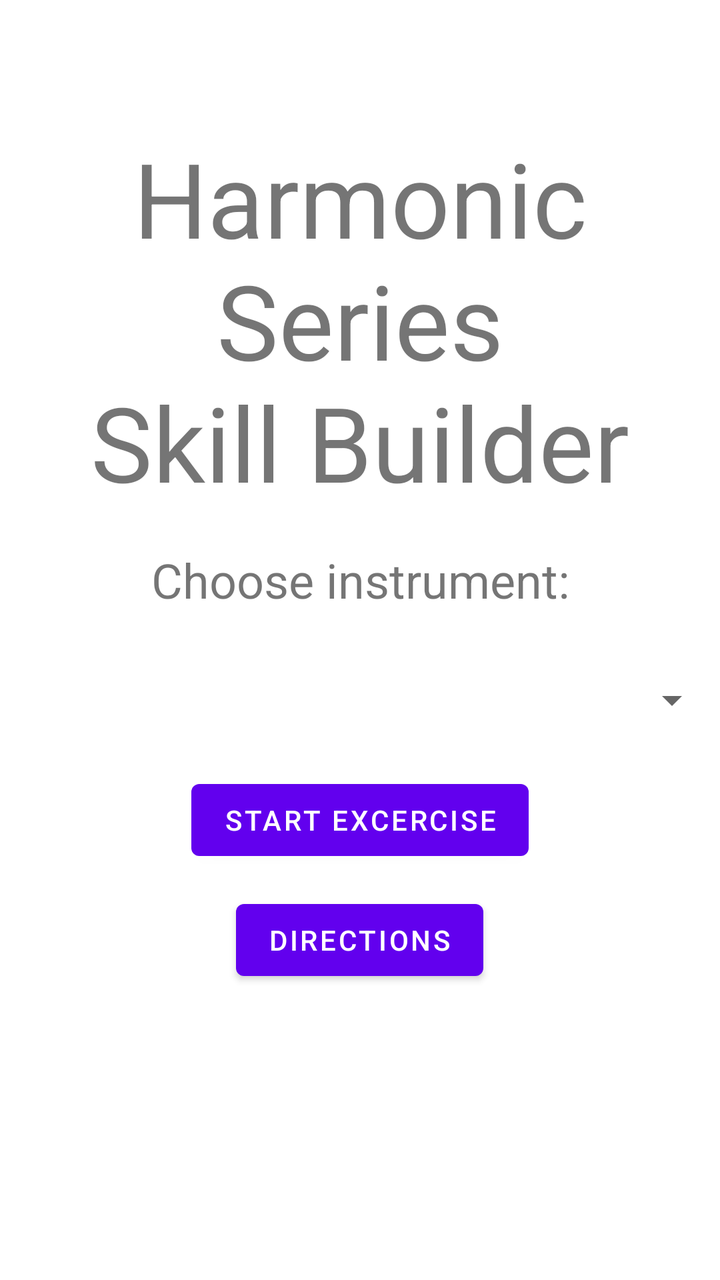
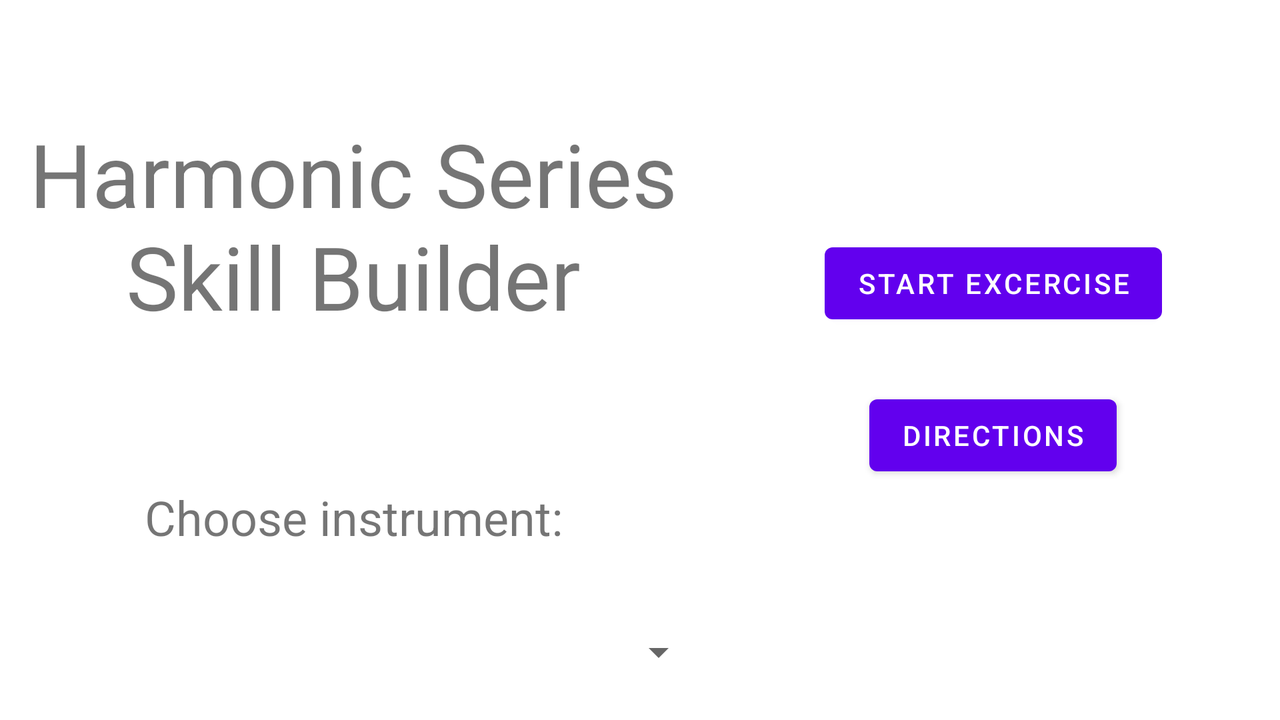

First picture: res/layout/ on a phone held upright. Second picture: the repository's own variant of that layout, on a device whose configuration matches the variant's folder. Source for both follows.
<!-- AndroidManifest.xml: application theme Theme.HonorsOption -->
<!-- res/layout/activity_main.xml -->
<?xml version="1.0" encoding="utf-8"?>
<LinearLayout xmlns:android="http://schemas.android.com/apk/res/android"
    xmlns:app="http://schemas.android.com/apk/res-auto"
    xmlns:tools="http://schemas.android.com/tools"
    android:layout_width="match_parent"
    android:layout_height="match_parent"
    android:orientation="vertical"
    tools:context=".MainActivity" >

    <FrameLayout
        android:id="@+id/middleSpacer"
        android:layout_width="match_parent"
        android:layout_height="0dp"
        android:layout_weight="3">

    </FrameLayout>

    <TextView
        android:id="@+id/titleTextView"
        android:layout_width="match_parent"
        android:layout_height="0dp"
        android:layout_weight="10"
        android:gravity="center"
        android:text="@string/title"
        android:textSize="48sp"
        app:autoSizeMaxTextSize="96sp"
        app:autoSizeStepGranularity="20sp"
        app:autoSizeTextType="uniform" />

    <TextView
        android:id="@+id/instrumentPromptTextView"
        android:layout_width="match_parent"
        android:layout_height="0dp"
        android:layout_weight="3"
        android:gravity="center"
        android:text="@string/instrumentPrompt"
        android:textSize="24sp"
        app:autoSizeTextType="none" />

    <Spinner
        android:id="@+id/instrumentDropdown"
        android:layout_width="match_parent"
        android:layout_height="0dp"
        android:layout_weight="3" />

    <FrameLayout
        android:id="@+id/startButtonFrame"
        android:layout_width="match_parent"
        android:layout_height="0dp"
        android:layout_weight="3">

        <Button
            android:id="@+id/startButton"
            android:layout_width="wrap_content"
            android:layout_height="wrap_content"
            android:layout_gravity="center"
            android:text="@string/startButtonText" />
    </FrameLayout>

    <FrameLayout
        android:id="@+id/directionsButtonFrame"
        android:layout_width="match_parent"
        android:layout_height="0dp"
        android:layout_weight="3">

        <Button
            android:id="@+id/directionsButton"
            android:layout_width="wrap_content"
            android:layout_height="wrap_content"
            android:layout_gravity="center"
            android:text="@string/directionsButtonText" />
    </FrameLayout>

    <FrameLayout
        android:id="@+id/bottomSpacer"
        android:layout_width="match_parent"
        android:layout_height="0dp"
        android:layout_weight="7">

    </FrameLayout>
</LinearLayout>
<!-- resources referenced by this layout -->
<resources>
  <string name="directionsButtonText">Directions</string>
  <string name="instrumentPrompt">Choose instrument:</string>
  <string name="startButtonText">Start Excercise</string>
  <string name="title">Harmonic Series\nSkill Builder</string>
  <style name="Theme.HonorsOption" parent="Theme.MaterialComponents.DayNight.DarkActionBar">
          
          <item name="colorPrimary">@color/purple_500</item>
          <item name="colorPrimaryVariant">@color/purple_700</item>
          <item name="colorOnPrimary">@color/white</item>
          
          <item name="colorSecondary">@color/teal_200</item>
          <item name="colorSecondaryVariant">@color/teal_700</item>
          <item name="colorOnSecondary">@color/black</item>
          
          <item name="android:statusBarColor" tools:targetApi="l">?attr/colorPrimaryVariant</item>
          
      </style>
</resources>
<!-- res/layout-land/activity_main.xml (the repository's variant of the layout above) -->
<!-- drawn on the phone turned sideways -->
<?xml version="1.0" encoding="utf-8"?>
<LinearLayout xmlns:android="http://schemas.android.com/apk/res/android"
    xmlns:app="http://schemas.android.com/apk/res-auto"
    xmlns:tools="http://schemas.android.com/tools"
    android:id="@+id/verticalLayout"
    android:layout_width="match_parent"
    android:layout_height="match_parent"
    android:orientation="horizontal"
    tools:context=".MainActivity">

    <LinearLayout
        android:id="@+id/leftHorizontalLayout"
        android:layout_width="wrap_content"
        android:layout_height="match_parent"
        android:orientation="vertical">

        <TextView
            android:id="@+id/titleTextView"
            android:layout_width="match_parent"
            android:layout_height="0dp"
            android:layout_weight="10"
            android:gravity="center"
            android:text="@string/title"
            android:textSize="48sp"
            app:autoSizeMaxTextSize="48sp"
            app:autoSizeStepGranularity="8sp"
            app:autoSizeTextType="uniform" />

        <TextView
            android:id="@+id/instrumentPromptTextView"
            android:layout_width="match_parent"
            android:layout_height="0dp"
            android:layout_weight="3"
            android:gravity="center"
            android:text="@string/instrumentPrompt"
            android:textSize="24sp"
            app:autoSizeTextType="none" />

        <Spinner
            android:id="@+id/instrumentDropdown"
            android:layout_width="match_parent"
            android:layout_height="0dp"
            android:layout_weight="3" />
    </LinearLayout>

    <LinearLayout
        android:id="@+id/rightVerticalLayout"
        android:layout_width="match_parent"
        android:layout_height="match_parent"
        android:orientation="vertical">

        <FrameLayout
            android:id="@+id/topSpacer"
            android:layout_width="match_parent"
            android:layout_height="0dp"
            android:layout_weight="5">

        </FrameLayout>

        <FrameLayout
            android:id="@+id/startButtonFrame"
            android:layout_width="match_parent"
            android:layout_height="0dp"
            android:layout_weight="3">

            <Button
                android:id="@+id/startButton"
                android:layout_width="wrap_content"
                android:layout_height="wrap_content"
                android:layout_gravity="center"
                android:onClick="onStartHarmonicSeries"
                android:text="@string/startButtonText" />
        </FrameLayout>

        <FrameLayout
            android:id="@+id/middleSpacer"
            android:layout_width="match_parent"
            android:layout_height="0dp"
            android:layout_weight=".5">

        </FrameLayout>

        <FrameLayout
            android:id="@+id/directionsButtonFrame"
            android:layout_width="match_parent"
            android:layout_height="0dp"
            android:layout_weight="3">

            <Button
                android:id="@+id/directionsButton"
                android:layout_width="wrap_content"
                android:layout_height="wrap_content"
                android:layout_gravity="center"
                android:text="@string/directionsButtonText" />

        </FrameLayout>

        <FrameLayout
            android:id="@+id/bottomSpacer"
            android:layout_width="match_parent"
            android:layout_height="0dp"
            android:layout_weight="5">

        </FrameLayout>

    </LinearLayout>

</LinearLayout>
